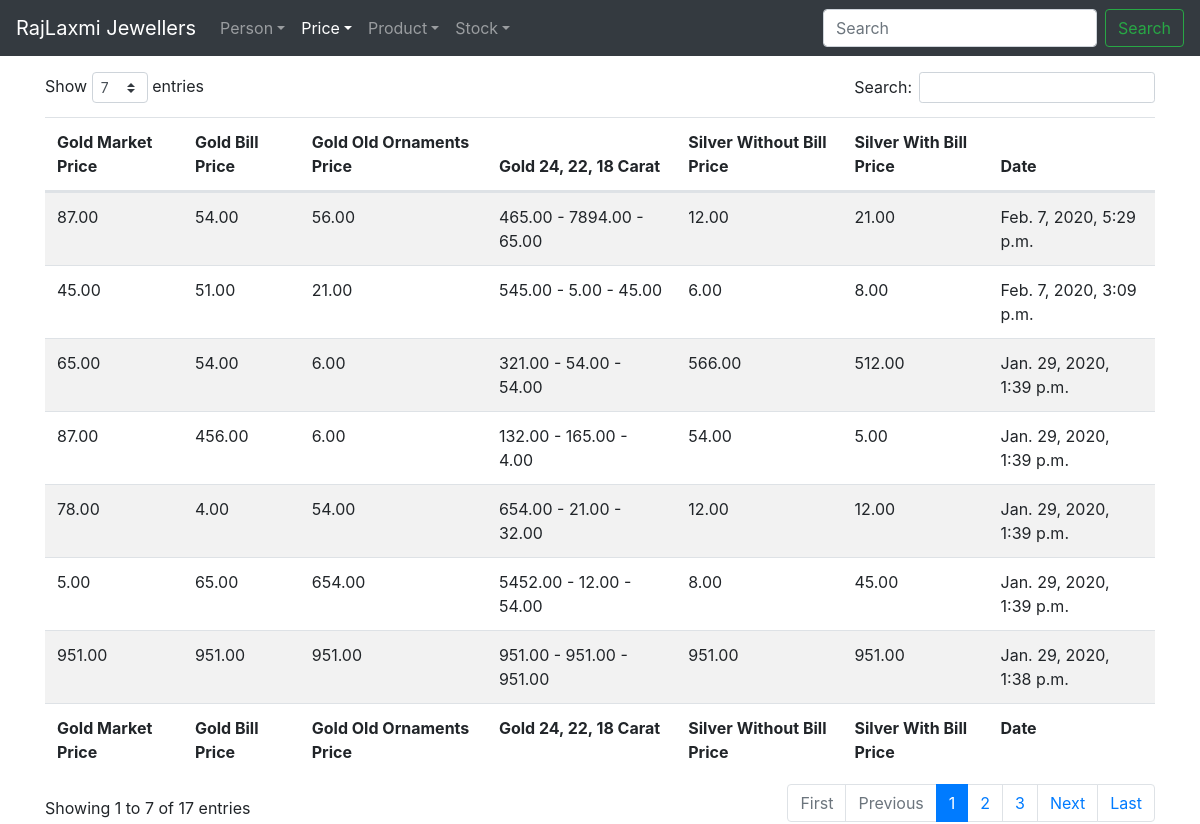
Page /price/list/ on the earlier database version.
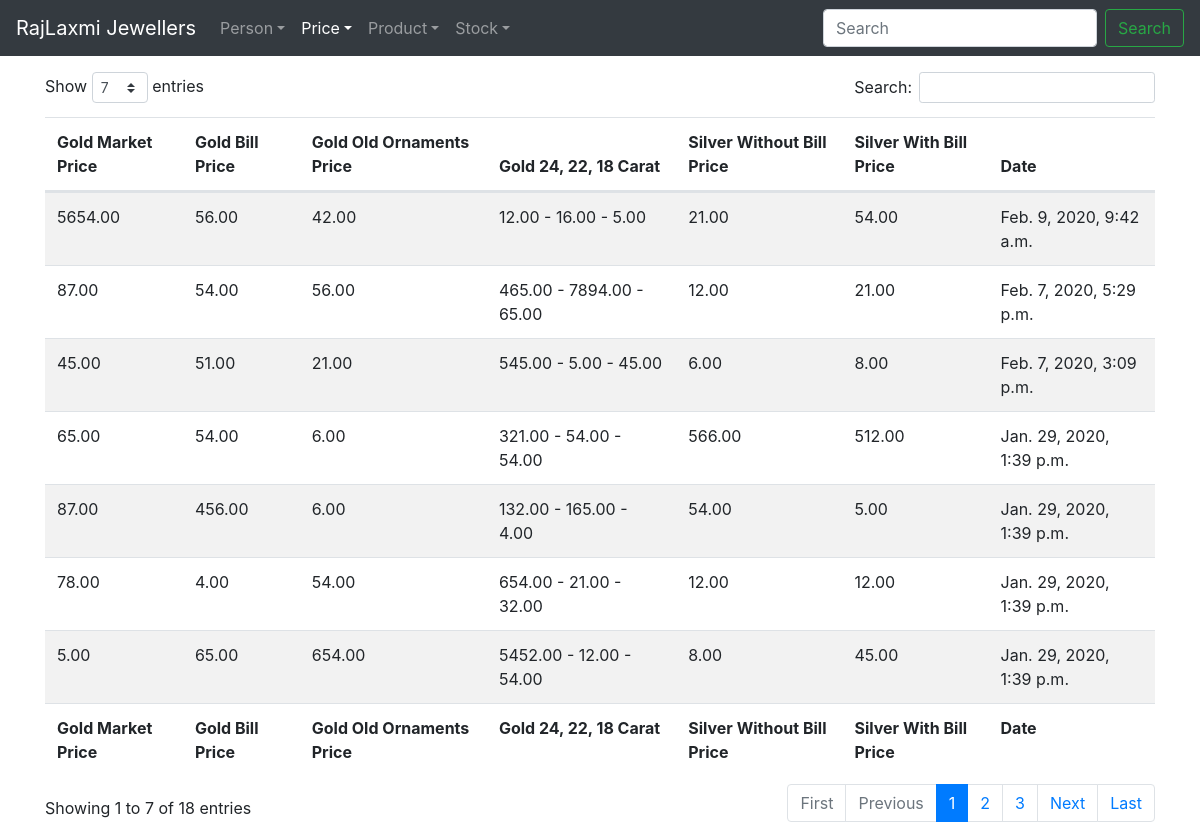
Same page on the later database version.
### price/models.py (models this page shows, shortened)
class Price(models.Model):
	gold_market_price = models.DecimalField(max_digits=21, decimal_places=2)
	gold_bill_price = models.DecimalField(max_digits=21, decimal_places=2)
	gold_old_ornaments_price = models.DecimalField(max_digits=21, decimal_places=2)
	gold_24_carat = models.DecimalField(max_digits=21, decimal_places=2)
	gold_22_carat = models.DecimalField(max_digits=21, decimal_places=2)
	gold_18_carat = models.DecimalField(max_digits=21, decimal_places=2)
	silver_without_bill_price = models.DecimalField(max_digits=21, decimal_places=2)
	silver_with_bill_price = models.DecimalField(null=True, blank=True,
												max_digits=21, decimal_places=2,
												default=0.00)
	date_added = models.DateTimeField(auto_now_add=True)

### price/views.py (the view)
# urls.py: path("list/", ListPriceView.as_view(), name="price-list"),
class ListPriceView(ListView):
	model = Price
	ordering = ["-date_added"]

### price/templates/price/price_list.html (shortened to what this page needs)
{% extends "base.html" %}
{% load static %}
{% block content %}
<table id="price_table" class="table table-hover table-striped" style="width:100%">
	<thead>
		<tr>
			<th>Gold Market Price</th>
			<th>Gold Bill Price</th>
			<th>Gold Old Ornaments Price</th>
			<th>Gold 24, 22, 18 Carat</th>
			<th>Silver Without Bill Price</th>
			<th>Silver With Bill Price</th>
			<th>Date</th>
		</tr>
	</thead>
	<tbody>
		{% for price in object_list %}
			<tr>
				<td>{{ price.gold_market_price }}</td>
				<td>{{ price.gold_bill_price }}</td>
				<td>{{ price.gold_old_ornaments_price }}</td>
				<td>
				{{ price.gold_24_carat }} -
				{{ price.gold_22_carat }} -
				{{ price.gold_18_carat }}
				</td>
				<td>{{ price.silver_without_bill_price }}</td>
				<td>{{ price.silver_with_bill_price }}</td>
				<td>{{ price.date_added }}</td>
			</tr>
		{% endfor %}
	</tbody>
	<tfoot>
		<tr>
			<th>Gold Market Price</th>
			<th>Gold Bill Price</th>
			<th>Gold Old Ornaments Price</th>
			<th>Gold 24, 22, 18 Carat</th>
			<th>Silver Without Bill Price</th>
			<th>Silver With Bill Price</th>
			<th>Date</th>
		</tr>
	</tfoot>
</table>
{% endblock content %}

### templates/base.html (shortened to what this page needs)
{% load static %}
{% with path=request.path %}
{% url 'person-create' as person_create %}
{% url 'person-update' object.id as person_update %}
{% url 'person-list' as person_list %}
{% url 'person-detail' object.id as person_detail %}
{% url 'person-delete' object.id as person_delete %}
{% url 'price-create' as price_create %}
{% url 'price-update' object.id as price_update %}
{% url 'price-list' as price_list %}
{% url 'price-detail' object.id as price_detail %}
{% url 'price-delete' object.id as price_delete %}
{% url 'product-create' as product_create %}
{% url 'product-update' object.id as product_update %}
{% url 'product-list' as product_list %}
{% url 'product-detail' object.id as product_detail %}
{% url 'product-delete' object.id as product_delete %}
{% url 'product-category-create' as product_category_create %}
{% url 'product-category-list' as product_category_list %}
{% url 'product-category-update' object.id as product_category_update %}
{% url 'product-category-detail' object.id as product_category_detail %}
{% url 'product-category-delete' object.id as product_category_delete %}
{% url 'stock-create' as stock_create %}
{% url 'stock-list' as stock_list %}
{% url 'stock-update' object.id as stock_update %}
{% url 'stock-detail' object.id as stock_detail %}
{% url 'stock-delete' object.id as stock_delete %}
<!DOCTYPE html>
<html lang="en">
<head>
	<link rel="stylesheet" href="{% static 'css/bootstrap-4.4.1.min.css' %}">
	<link rel="stylesheet" type="text/css" href="{% static 'css/dataTables.bootstrap4.min.css' %}">
</head>
<body style="padding-top: 4.5rem;">
	<nav class="navbar navbar-expand-md navbar-dark fixed-top bg-dark">
		<a class="navbar-brand" href="{% url 'person-create' %}">RajLaxmi Jewellers</a>
		<div class="collapse navbar-collapse" id="navbarCollapse">
			<ul class="navbar-nav mr-auto">
				{% if path == person_create or path == person_update or path == person_list or path == person_detail or path == person_delete %}
					<li class="nav-item active dropdown">
				{% else %}
					<li class="nav-item dropdown">
				{% endif %}
				    <a class="nav-link dropdown-toggle" href="#" data-toggle="dropdown" aria-haspopup="true" aria-expanded="false">Person</a>
				</li>
				{% if path == price_create or path == price_update or path == price_list or path == price_detail or path == price_delete %}
					<li class="nav-item active dropdown">
				{% else %}
					<li class="nav-item dropdown">
				{% endif %}
				    <a class="nav-link dropdown-toggle" href="#" data-toggle="dropdown" aria-haspopup="true" aria-expanded="false">Price</a>
				</li>
				{% if path == product_create or path == product_update or path == product_list or path == product_detail or path == product_delete %}
					<li class="nav-item active dropdown">
				{% else %}
					<li class="nav-item dropdown">
				{% endif %}
				    <a class="nav-link dropdown-toggle" href="#" data-toggle="dropdown" aria-haspopup="true" aria-expanded="false">Product</a>
				</li>
				{% if path == stock_create or path == stock_update or path == stock_list or path == stock_detail or path == stock_delete %}
					<li class="nav-item active dropdown">
				{% else %}
					<li class="nav-item dropdown">
				{% endif %}
				    <a class="nav-link dropdown-toggle" href="#" data-toggle="dropdown" aria-haspopup="true" aria-expanded="false">Stock</a>
				</li>
			</ul>
			<form class="form-inline mt-2 mt-md-0">
				<input class="form-control mr-sm-2" type="text" placeholder="Search" aria-label="Search">
				<button class="btn btn-outline-success my-2 my-sm-0" type="submit">Search</button>
			</form>
		</div>
	</nav>
	<main role="main" class="container">
		{% block content %}
		{% endblock content %}
	</main>
    {% endwith %}
</body>
</html>

Differences in the rows shown:
no longer on this page (row unchanged): Price: gold_market_price "951.00", gold_bill_price "951.00", gold_old_ornaments_price "951.00", gold_24_carat "951.00", gold_22_carat "951.00", gold_18_carat "951.00", silver_without_bill_price "951.00", silver_with_bill_price "951.00", date_added "Jan. 29, 2020, 1:38 p.m."
added Price: gold_market_price "5654.00", gold_bill_price "56.00", gold_old_ornaments_price "42.00", gold_24_carat "12.00", gold_22_carat "16.00", gold_18_carat "5.00", silver_without_bill_price "21.00", silver_with_bill_price "54.00", date_added "Feb. 9, 2020, 9:42 a.m."
Other differences:
text written by a page script: "Show entries Search: Showing 1 to 7 of 17 entries First Previous 1 2 3 Next Last" → "Show entries Search: Showing 1 to 7 of 18 entries First Previous 1 2 3 Next Last"
